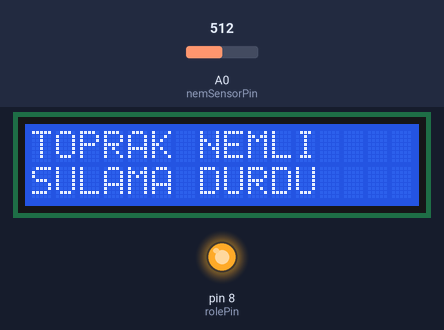
Bench run of a sketch on a simulated Arduino Uno, built with avr-gcc and run on an emulated ATmega328P. Shown: 16×2 character LCD, output pins drawn as LEDs (lit = HIGH). The inputs (shaded band) are chosen by the test bench; at power-on: A0 (nemSensorPin) = 512. What the sketch prints to the serial monitor is not drawn.

Above: at 3.2 s.
3.3 s: A0 (nemSensorPin) set to 792
4.8 s: A0 (nemSensorPin) set to 817
At 5.2 s:
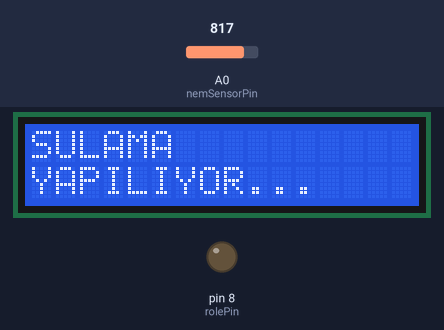
6.3 s: A0 (nemSensorPin) set to 790
At 7.4 s:
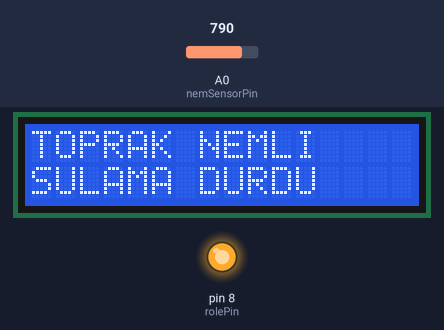
7.8 s: A0 (nemSensorPin) set to 810
At 8.2 s:
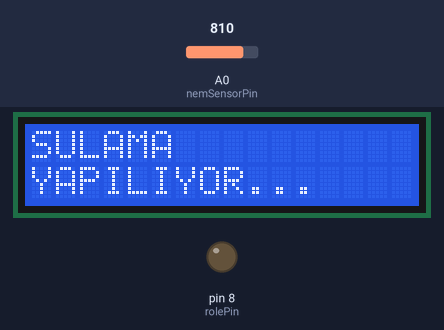
Timing chart, 0 to 10.8 s (numbered marks = the images above; inputs shaded):
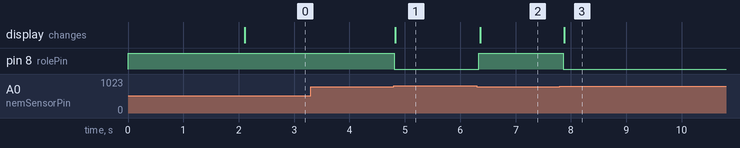

Measured:
- the behaviour switches between 800 and 801 on A0 (nemSensorPin) (found by bisection; images 0 and 1)
- after the input at 3.3 s, every drawn part: stays the same
- after the input at 4.8 s, pin 8 (rolePin): HIGH → LOW at once; the display: changes at once (image 1)
- after the input at 6.3 s, pin 8 (rolePin): LOW → HIGH at once; the display: changes after 0.06 s (image 2)
- after the input at 7.8 s, pin 8 (rolePin): HIGH → LOW after 0.06 s; the display: changes after 0.08 s (image 3)

The sketch:

sulama.ino
```cpp
#include <Wire.h>
#include <LiquidCrystal_I2C.h>


LiquidCrystal_I2C lcd(0x27, 16, 2);

const int nemSensorPin = A0;
const int rolePin = 8;
const int esikDegeri = 800;

int sonDurum = -1;

void setup() {
  Serial.begin(9600);
  pinMode(rolePin, OUTPUT);
  digitalWrite(rolePin, HIGH);

  lcd.init();
  lcd.backlight();
  lcd.clear();
  lcd.print("Sistem Hazir");
  delay(2000);
  Serial.println("Sistem baslatildi...");
}

void loop() {
  int nemDegeri = analogRead(nemSensorPin);


  Serial.print("Toprak Nem Degeri: ");
  Serial.println(nemDegeri);


  if (nemDegeri > esikDegeri) {
    digitalWrite(rolePin, LOW);

    if (sonDurum != 1) {
      lcd.clear();
      lcd.setCursor(0, 0);
      lcd.print("SULAMA");
      lcd.setCursor(0, 1);
      lcd.print("YAPILIYOR...");
      sonDurum = 1;
    }
  }
  else {
    digitalWrite(rolePin, HIGH);

    if (sonDurum != 0) {
      lcd.clear();
      lcd.setCursor(0, 0);
      lcd.print("TOPRAK NEMLI");
      lcd.setCursor(0, 1);
      lcd.print("SULAMA DURDU");
      sonDurum = 0;
    }
  }


  static int sayac = 0;
  sayac++;
  if(sayac > 100){
    lcd.init();
    lcd.backlight();
    sayac = 0;
    sonDurum = -1;
  }

  delay(300);
}
```
